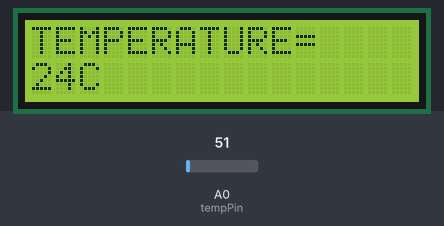
Bench run of a sketch on a simulated Arduino Uno, built with avr-gcc and run on an emulated ATmega328P. On the bench: 16×2 character LCD. The test bench sets the inputs (shaded band); at power-on: A0 (tempPin) = 51.

Above: at 1.2 s.
1.3 s: A0 (tempPin) set to 22
At 2.5 s:
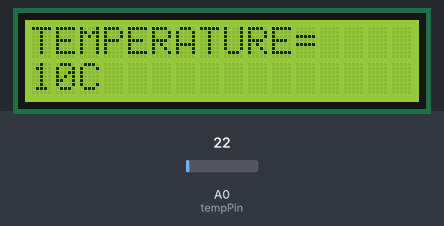
2.8 s: A0 (tempPin) set to 18
At 4.0 s:
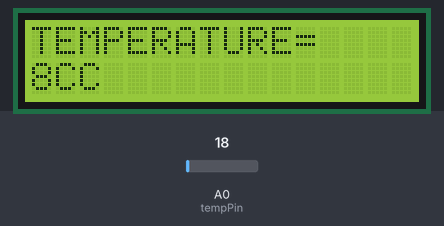
4.3 s: A0 (tempPin) set to 30
At 5.5 s:
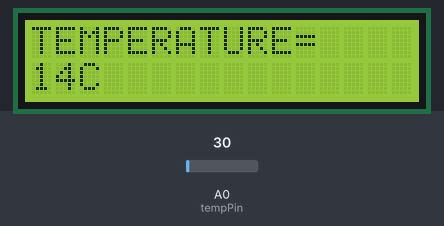
Timing chart, 0 to 7.3 s (numbered marks = the images above; inputs shaded):
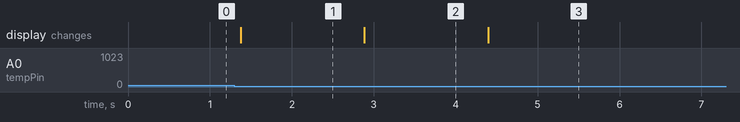

The sketch:

temp_sensor_LCD.ino
```cpp
#include <LiquidCrystal.h>
int temp;
int tempPin = 0;
LiquidCrystal lcd(12, 11, 5, 4, 3, 2);

void setup() {
  Serial.begin(9600);
  lcd.begin(16, 2);
  lcd.print("TEMPERATURE= ");
}

void loop()
{
  lcd.setCursor(0, 1);
  temp = analogRead(tempPin);
  temp = temp * 0.48828125;
  lcd.print(temp);
  lcd.print("C");

 delay(100);

}
```

Measured:
- the behaviour switches between 21 and 20 on A0 (tempPin) (found by bisection; images 1 and 2)
- after the input at 1.3 s, the display: changes after 0.07 s (image 1)
- after the input at 2.8 s, the display: changes after 0.09 s (image 2)
- after the input at 4.3 s, the display: changes after 0.09 s (image 3)
